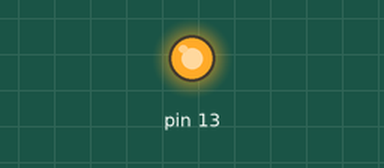
The sketch below on a simulated Arduino Uno, built with avr-gcc and run on an emulated ATmega328P. Parts: output pins drawn as LEDs (lit = HIGH).

Above: at 0.9 s.
At 2.6 s:
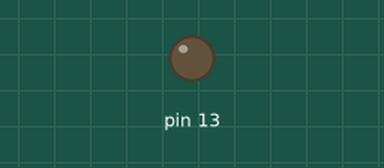
Timing chart, 0 to 6.4 s (numbered marks = the images above):
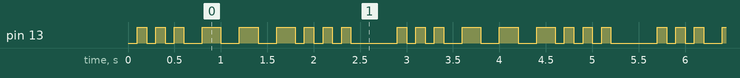

The sketch:

sketch_sep14a.ino
```cpp
// --- Based on built-in Blink tutorial

void setup()
{
  pinMode(13, OUTPUT);
}

void loop()
{
  xrb_led13_fast();
  xrb_led13_fast();
  xrb_led13_fast();
  xrb_led13_slow();
  xrb_led13_slow();
  xrb_led13_slow();
  xrb_led13_fast();
  xrb_led13_fast();
  xrb_led13_fast();
  delay(400);
}

void xrb_led13_fast()
{
  delay(100);
  digitalWrite(13, HIGH);
  delay(100);
  digitalWrite(13, LOW);
}

void xrb_led13_slow()
{
  delay(200);
  digitalWrite(13, HIGH);
  delay(200);
  digitalWrite(13, LOW);
}
```

Measured:
- by itself, pin 13: repeats every 2.8 s: 2 × (LOW 0.10 s, HIGH 0.10 s), 3 × (LOW 0.20 s, HIGH 0.20 s), 3 × (LOW 0.10 s, HIGH 0.10 s), LOW 0.50 s, HIGH 0.10 s
- by itself, everything shown: repeats every 2.8 s, in 18 steps
